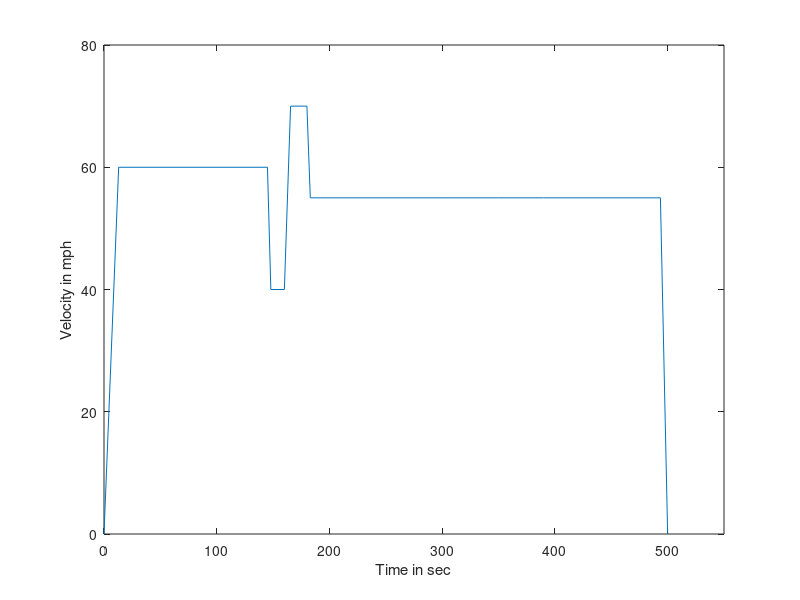
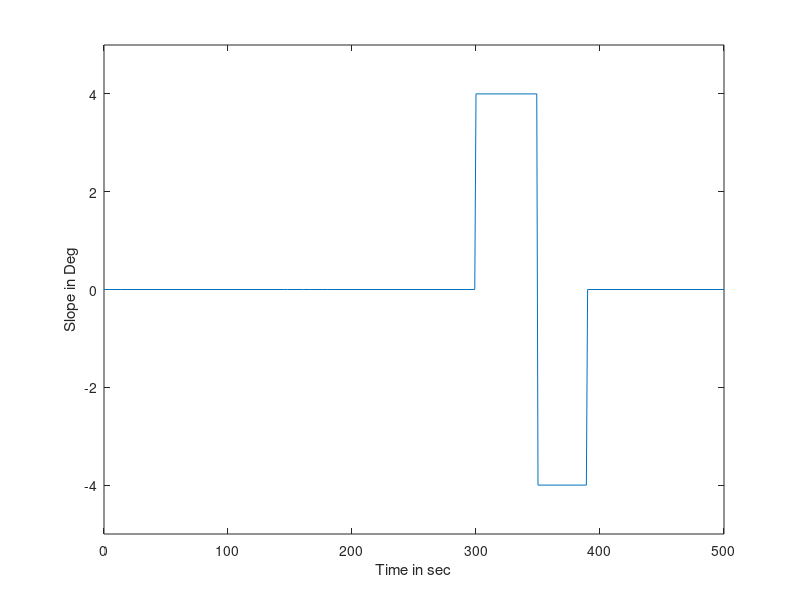
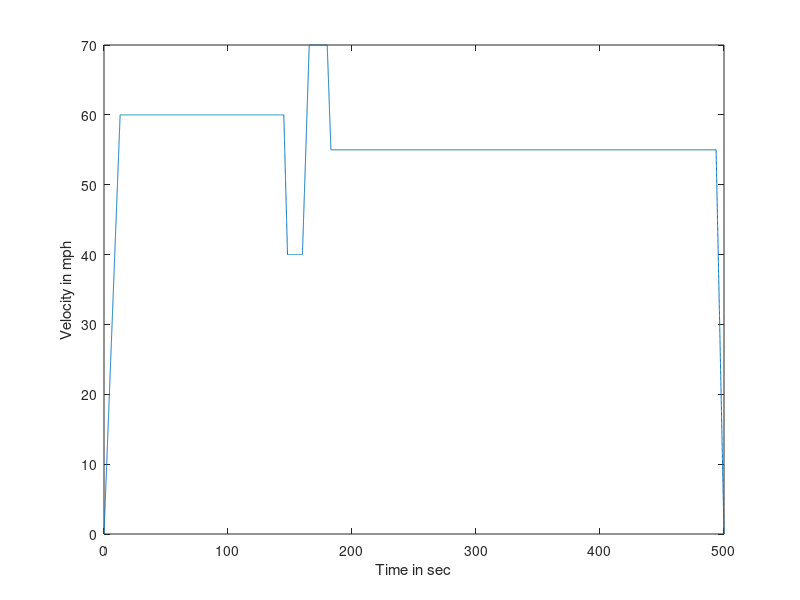
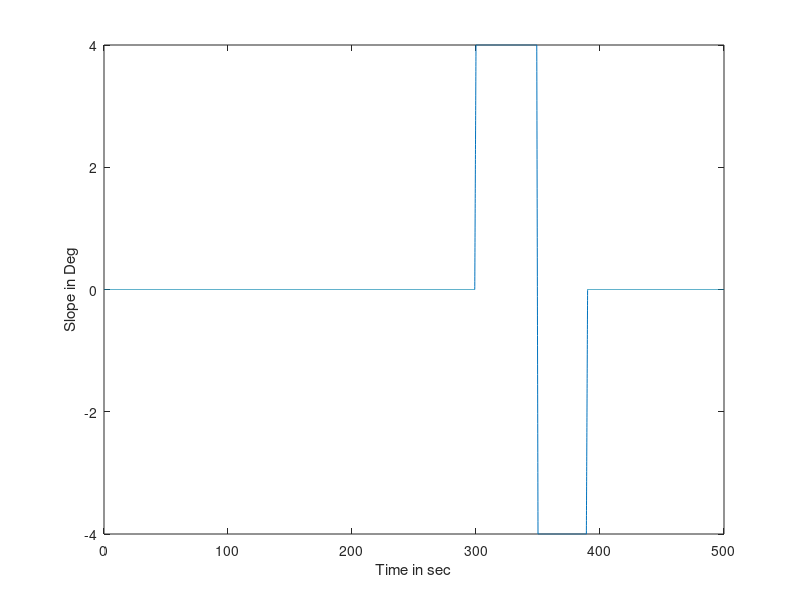

The MATLAB script that drew these images, in order:
clear all;
clc;


%------------------------------PART-I-----------------------------------
%1a.Declaring arrays for time, velocity and slope

time_s = [0,13,145,148,160,165.5,180,183,300,350,390,493.6,500];
time_s_slope = [0,13,145,148,160,165.5,180,183,299,300,349,350,389,390,493.6,500]
vel_mph = [0,60,60,40,40,70,70,55,55,55,55,55,0];
slope_deg = [0,0,0,0,0,0,0,0,0,4,4,-4,-4,0,0,0];

%1b. Creating required variables in workspace

weight_sae = 4100;
density_sae = 0.00236;
Cd = 0.4;
g_sae = 32.17;
Area = 2.7;

%1c. Conversion into SI units

weight_N = 4.45*weight_sae;
g = 0.305*g_sae;
density = 16.018*density_sae;

%2. Plots for drive cycle

figure(1);
plot(time_s, vel_mph);
xlabel('Time in sec');
ylabel('Velocity in mph');
xlim([0 550]);
ylim([0 80]);

figure(2);
plot(time_s_slope, slope_deg);
xlabel('Time in sec');
ylabel('Slope in Deg');
ylim([-5 5]);


%------------------------------Part-II--------------------------------------

%1.Interpolation Step
%Interpolating the time interval

new_time = linspace(0,500,25000);
new_vel = interp1(time_s, vel_mph, new_time);
figure(3);
plot(new_time, new_vel);
xlabel('Time in sec');
ylabel('Velocity in mph');
new_slope = interp1(time_s_slope,slope_deg,new_time);
figure(4);
plot(new_time,new_slope);
xlabel('Time in sec');
ylabel('Slope in Deg');

%2.Calculating acceleration
vel_SI = new_vel*(1.6)*(5/18);
new_vel_accn = vel_SI;
new_vel_accn(25001) = 0;
time_accn = [new_time 500.02];

acceleration = diff(new_vel_accn)./diff(time_accn);
figure(5);
plot(new_time, acceleration);
xlabel('Time in sec');
ylabel('Acceleration in ms^{-2}')

%3.Calculating resistances and powers
roll_resistance = 0.01*weight_N*(1 + 0.01*new_vel);
drag = 0.5*Cd*density*Area*(vel_SI.^2);
gradient = weight_N.*sind(new_slope);

%Calculating tractive force by juggling around the forces and it turns out to be summation
%of performance and resistances

%Summing up resistances over the drive cycle

total_resistance = roll_resistance + drag + gradient;

%Calculating performance
performance = (weight_N./g)*acceleration;

%Calculating tractive force

tractive_force = performance + total_resistance;

%plots for forces

figure(6);
plot(new_time, roll_resistance);
xlabel('Time in secs');
ylabel('Rolling Resistance in N');

figure(7);
plot(new_time, drag);
xlabel('Time in secs');
ylabel('Drag force in N');


figure(8);
plot(new_time, tractive_force);
xlabel('Time in secs');
ylabel('Tractive force in N');

%Calculating power in W

roll_resistance_power = roll_resistance.*vel_SI;
drag_power = drag.*vel_SI;
tractive_power = tractive_force.*vel_SI;

%plots for power
figure(9);
plot(new_time, roll_resistance_power);
xlabel('Time in secs');
ylabel('Roll Resistance power in W');

figure(10);
plot(new_time, drag_power);
xlabel('Time in secs');
ylabel('Drag power in W');

figure(11);
plot(new_time, tractive_power);
xlabel('Time in secs');
ylabel('Tractive power in W');
